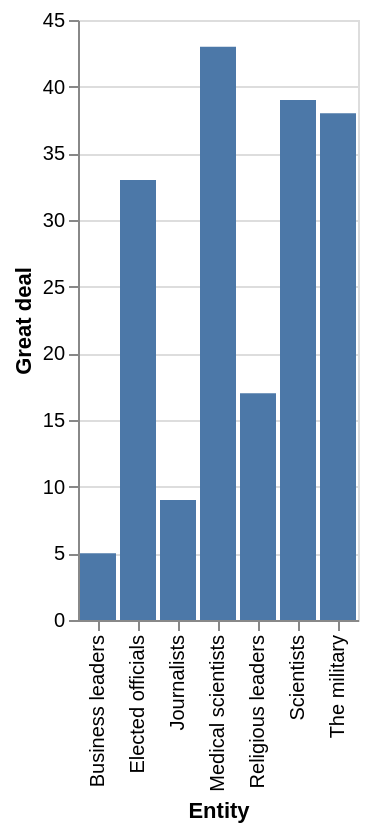

The Vega-Lite source for this figure:
### Vega-Lite specification from a JSON file in a GitHub repository (floating-point values rounded to 4 significant figures)
{"$schema": "https://vega.github.io/schema/vega-lite/v5.json", "description": "Bar chart auto-generated from CSV", "data": {"values": [{"Entity": "Elected officials", "Great deal": 33}, {"Entity": "Business leaders", "Great deal": 5}, {"Entity": "Journalists", "Great deal": 9}, {"Entity": "Religious leaders", "Great deal": 17}, {"Entity": "The military", "Great deal": 38}, {"Entity": "Scientists", "Great deal": 39}, {"Entity": "Medical scientists", "Great deal": 43}]}, "mark": "bar", "encoding": {"x": {"field": "Entity", "type": "ordinal"}, "y": {"field": "Great deal", "type": "quantitative"}}}
